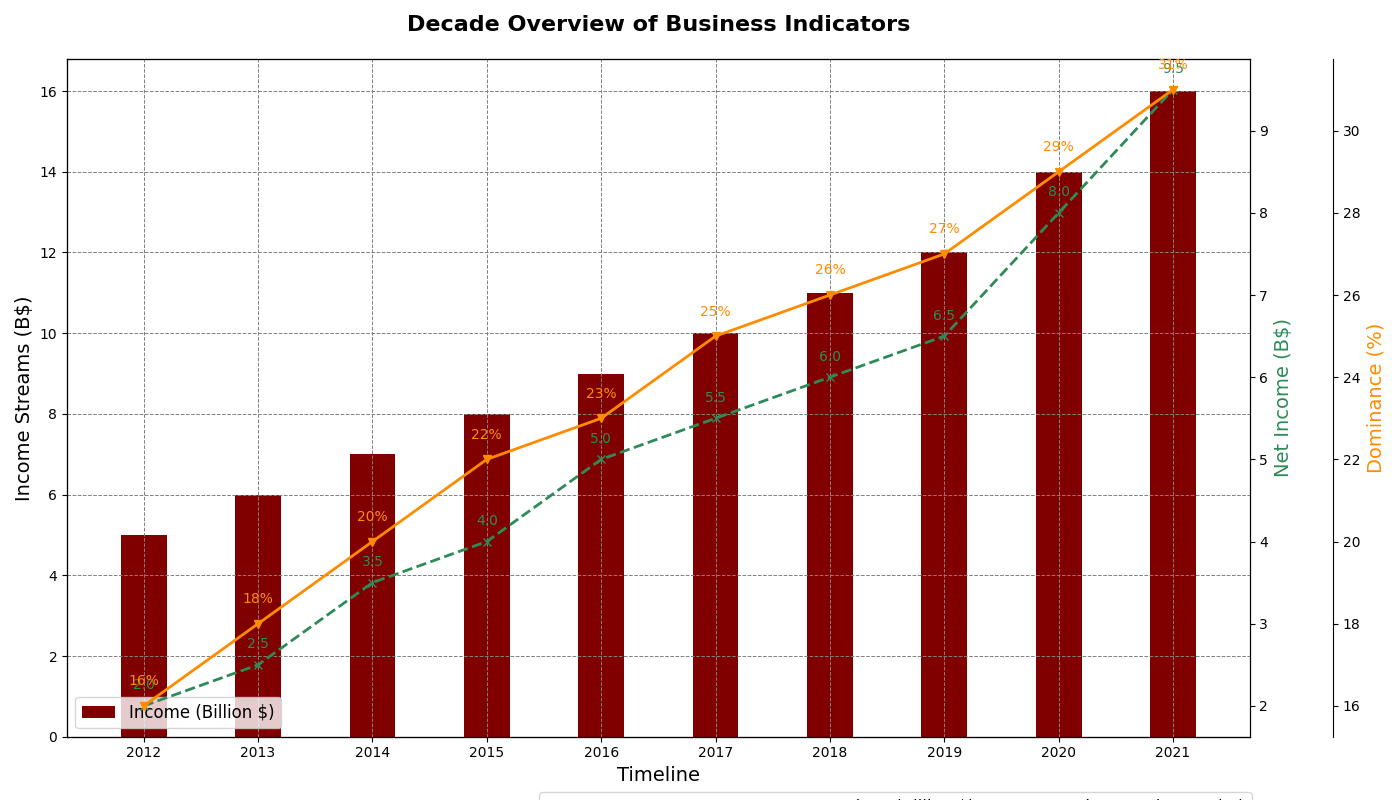

Python code for this plot:
import matplotlib.pyplot as plt
import numpy as np

years = np.arange(2012, 2022)
revenues = [5, 6, 7, 8, 9, 10, 11, 12, 14, 16]
profits = [2, 2.5, 3.5, 4, 5, 5.5, 6, 6.5, 8, 9.5]
market_shares = [16, 18, 20, 22, 23, 25, 26, 27, 29, 31]

fig, ax1 = plt.subplots(figsize=(14, 8))

bar_width = 0.4
ax1.bar(years, revenues, width=bar_width, color='maroon', label='Income (Billion $)')
ax1.set_xlabel('Timeline', fontsize=14)
ax1.set_ylabel('Income Streams (B$)', fontsize=14, color='black')
ax1.set_title('Decade Overview of Business Indicators', fontsize=16, fontweight='bold', pad=20)
ax1.set_xticks(years)
ax1.set_xticklabels(years)

ax1.grid(visible=True, which='major', linestyle='--', linewidth=0.7, color='grey')

ax1.legend(loc='lower left', fontsize=12)

ax2 = ax1.twinx()
ax2.plot(years, profits, color='seagreen', marker='x', linestyle='--', linewidth=2, label='Earnings (Billion $)')
ax2.set_ylabel('Net Income (B$)', fontsize=14, color='seagreen')
for i, profit in enumerate(profits):
    ax2.text(years[i], profit + 0.2, f'{profit:.1f}', color='seagreen', ha='center')

ax3 = ax1.twinx()
ax3.spines['right'].set_position(('outward', 60))
ax3.plot(years, market_shares, color='darkorange', marker='v', linestyle='-', linewidth=2, label='Market Dominance (%)')
ax3.set_ylabel('Dominance (%)', fontsize=14, color='darkorange')
for i, share in enumerate(market_shares):
    ax3.text(years[i], share + 0.5, f'{share}%', color='darkorange', ha='center')
ax3.spines['right'].set_visible(True)

fig.legend(loc='lower right', bbox_to_anchor=(0.9, -0.04), ncol=3, fontsize=12)

plt.tight_layout()
plt.show()
